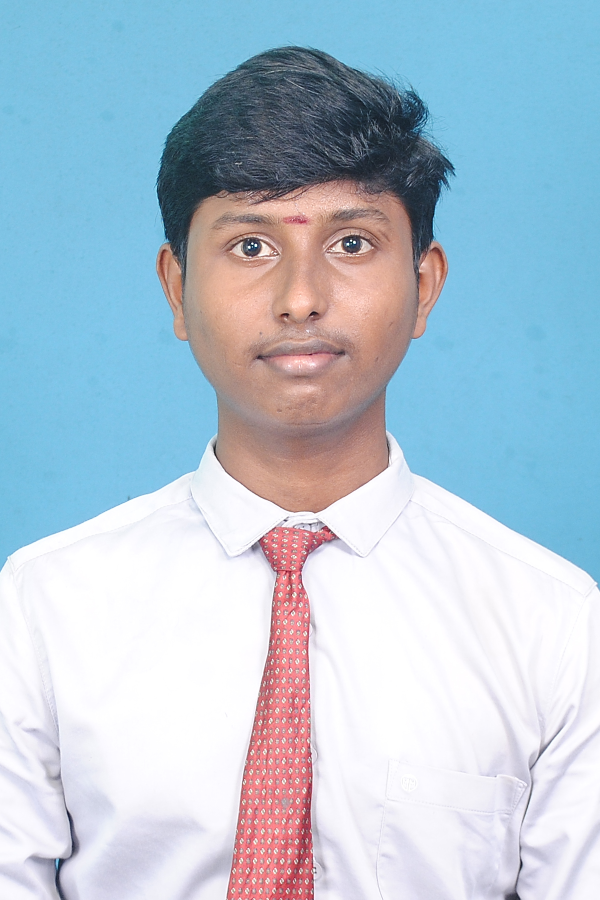
#> input picture photos/D.photo.jpg, 1200 x 1800 px (shown at 1/2 size)
$ python draw.py
#> lines starting #> are read from the running program, lines starting #| are printed output that depends on the picture
import cv2 as cv
import numpy as np
#read the image
img=cv.imread('./photos/D.photo.jpg')
#> img is the input picture: shape (1800, 1200, 3); mean B, G, R 212.1, 197.2, 178.3
cv.imshow('Dhaya',img)
#paint the dummy image
blank=np.zeros((500,500,3),dtype='uint8')
blank[:]=255,0,0

#paint the certain portion
blank[200:300,300:400]=0,255,0

#draw a rectangle
cv.rectangle(blank,(0,0),(250,250),(0,255,0),thickness=2)#tthickness=cv.filled
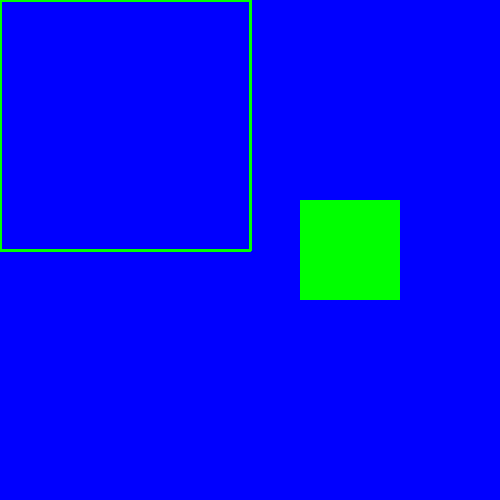
#> blank: shape (500, 500, 3); mean of channels 0, 1, 2 242.3, 12.7, 0; drawn as B, G, R
cv.imshow('Blank',blank)
# draw a circle
cv.circle(blank,(blank.shape[0]//2,blank.shape[1]//2),40,(0,0,255),thickness=cv.FILLED)
cv.imshow('circle',blank)
# draw a line
cv.line(blank,(0,0),(blank.shape[0]//2,blank.shape[1]//2),(255,255,255),thickness=3)
cv.imshow('line',blank)
# write text
cv.putText(blank,'Hello',(255,255),cv.FONT_HERSHEY_TRIPLEX,1.0,(0,255,0),2)
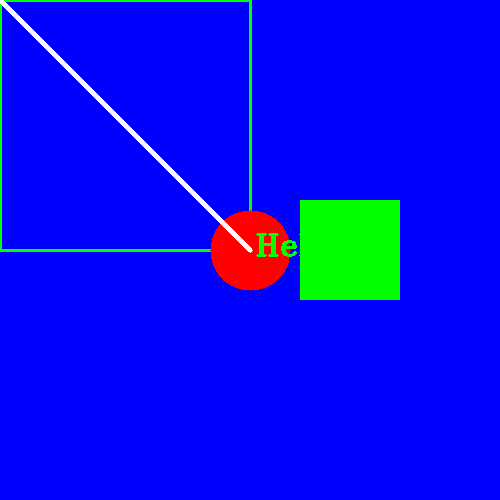
#> blank: shape (500, 500, 3); mean of channels 0, 1, 2 237.5, 14.8, 6.3; drawn as B, G, R
cv.imshow('text',blank)
cv.waitKey(0)
